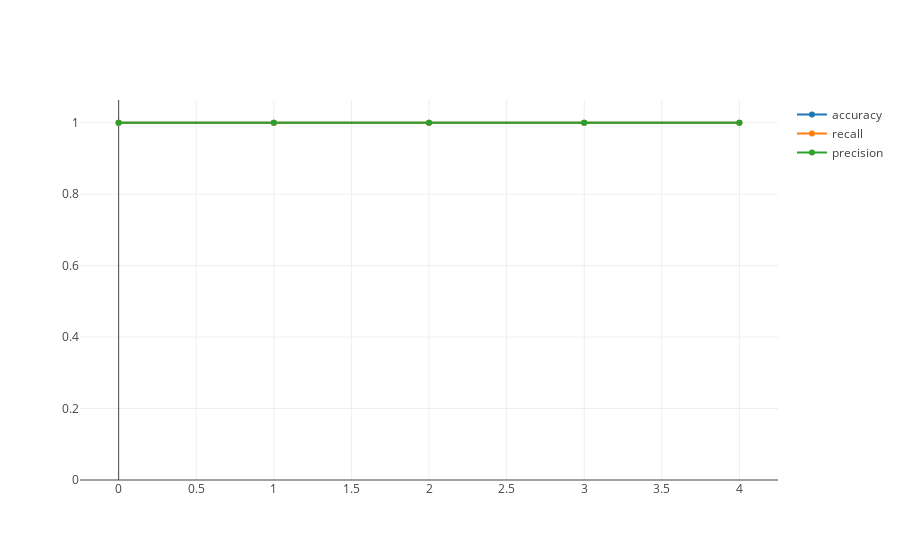

The cell this chart's notebook holds for it:
### Markdown cell above
Looking at the graph above SVM is also a very effective algorithm, but needs more features to be able to be completely certain a mushroom is edible.

At around 18 features the algorithm can be

### Code cell
iplot(test_amount_features_kfold(18, clf_svm, X, y), filename='Support Vector Machines metrics KFold')

### Figure 1 — Plotly figure (JSON) as saved in the notebook; plotly's stock layout.template omitted (floating-point values rounded to 4 significant figures)
{"data": [{"name": "accuracy", "type": "scatter", "uid": "cf3233c4-52c2-44c7-9df4-739a88dfdc18", "x": [0, 1, 2, 3, 4], "y": [1, 1, 1, 1, 1]}, {"name": "recall", "type": "scatter", "uid": "14ca2c19-e7ce-4da4-acfb-492d7c51a33c", "x": [0, 1, 2, 3, 4], "y": [1, 1, 1, 1, 1]}, {"name": "precision", "type": "scatter", "uid": "aac8e9f2-8a38-4815-83e4-dc79cfd70eb8", "x": [0, 1, 2, 3, 4], "y": [1, 1, 1, 1, 1]}], "layout": {"yaxis": {"autorange": true, "rangemode": "tozero"}}}
